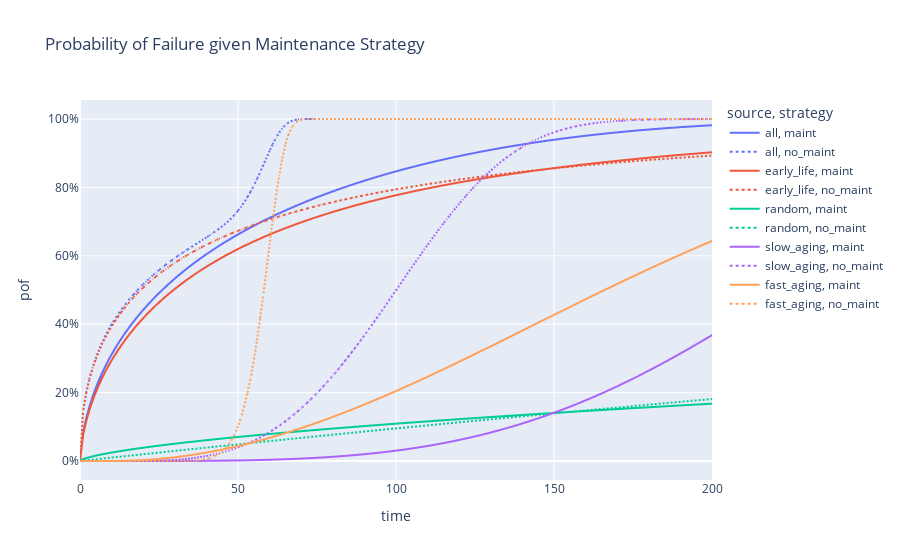

The notebook cell this image was saved under:
### Code cell
comp.mc_timeline(10000)
update_pof_fig(comp)

### Figure 1 — Plotly figure (JSON) as saved in the notebook; plotly's stock layout.template omitted (floating-point values rounded to 4 significant figures; data arrays with more than 128 entries replaced by an {"elided": "..."} marker saying what was removed)
{"data": [{"hovertemplate": "source=all<br>strategy=maint<br>time=%{x}<br>pof=%{y}<extra></extra>", "legendgroup": "all, maint", "line": {"color": "#636EFA", "dash": "solid"}, "mode": "lines", "name": "all, maint", "showlegend": true, "type": "scattergl", "x": {"elided": "201 int values"}, "xaxis": "x", "y": {"elided": "201 float values"}, "yaxis": "y"}, {"hovertemplate": "source=all<br>strategy=no_maint<br>time=%{x}<br>pof=%{y}<extra></extra>", "legendgroup": "all, no_maint", "line": {"color": "#636EFA", "dash": "dot"}, "mode": "lines", "name": "all, no_maint", "showlegend": true, "type": "scattergl", "x": {"elided": "201 int values"}, "xaxis": "x", "y": {"elided": "201 float values"}, "yaxis": "y"}, {"hovertemplate": "source=early_life<br>strategy=maint<br>time=%{x}<br>pof=%{y}<extra></extra>", "legendgroup": "early_life, maint", "line": {"color": "#EF553B", "dash": "solid"}, "mode": "lines", "name": "early_life, maint", "showlegend": true, "type": "scattergl", "x": {"elided": "201 int values"}, "xaxis": "x", "y": {"elided": "201 float values"}, "yaxis": "y"}, {"hovertemplate": "source=early_life<br>strategy=no_maint<br>time=%{x}<br>pof=%{y}<extra></extra>", "legendgroup": "early_life, no_maint", "line": {"color": "#EF553B", "dash": "dot"}, "mode": "lines", "name": "early_life, no_maint", "showlegend": true, "type": "scattergl", "x": {"elided": "201 int values"}, "xaxis": "x", "y": {"elided": "201 float values"}, "yaxis": "y"}, {"hovertemplate": "source=random<br>strategy=maint<br>time=%{x}<br>pof=%{y}<extra></extra>", "legendgroup": "random, maint", "line": {"color": "#00CC96", "dash": "solid"}, "mode": "lines", "name": "random, maint", "showlegend": true, "type": "scattergl", "x": {"elided": "201 int values"}, "xaxis": "x", "y": {"elided": "201 float values"}, "yaxis": "y"}, {"hovertemplate": "source=random<br>strategy=no_maint<br>time=%{x}<br>pof=%{y}<extra></extra>", "legendgroup": "random, no_maint", "line": {"color": "#00CC96", "dash": "dot"}, "mode": "lines", "name": "random, no_maint", "showlegend": true, "type": "scattergl", "x": {"elided": "201 int values"}, "xaxis": "x", "y": {"elided": "201 float values"}, "yaxis": "y"}, {"hovertemplate": "source=slow_aging<br>strategy=maint<br>time=%{x}<br>pof=%{y}<extra></extra>", "legendgroup": "slow_aging, maint", "line": {"color": "#AB63FA", "dash": "solid"}, "mode": "lines", "name": "slow_aging, maint", "showlegend": true, "type": "scattergl", "x": {"elided": "201 int values"}, "xaxis": "x", "y": {"elided": "201 float values"}, "yaxis": "y"}, {"hovertemplate": "source=slow_aging<br>strategy=no_maint<br>time=%{x}<br>pof=%{y}<extra></extra>", "legendgroup": "slow_aging, no_maint", "line": {"color": "#AB63FA", "dash": "dot"}, "mode": "lines", "name": "slow_aging, no_maint", "showlegend": true, "type": "scattergl", "x": {"elided": "201 int values"}, "xaxis": "x", "y": {"elided": "201 float values"}, "yaxis": "y"}, {"hovertemplate": "source=fast_aging<br>strategy=maint<br>time=%{x}<br>pof=%{y}<extra></extra>", "legendgroup": "fast_aging, maint", "line": {"color": "#FFA15A", "dash": "solid"}, "mode": "lines", "name": "fast_aging, maint", "showlegend": true, "type": "scattergl", "x": {"elided": "201 int values"}, "xaxis": "x", "y": {"elided": "201 float values"}, "yaxis": "y"}, {"hovertemplate": "source=fast_aging<br>strategy=no_maint<br>time=%{x}<br>pof=%{y}<extra></extra>", "legendgroup": "fast_aging, no_maint", "line": {"color": "#FFA15A", "dash": "dot"}, "mode": "lines", "name": "fast_aging, no_maint", "showlegend": true, "type": "scattergl", "x": {"elided": "201 int values"}, "xaxis": "x", "y": {"elided": "201 float values"}, "yaxis": "y"}], "layout": {"legend": {"title": {"text": "source, strategy"}, "tracegroupgap": 0}, "title": {"text": "Probability of Failure given Maintenance Strategy"}, "xaxis": {"anchor": "y", "automargin": true, "domain": [0, 1], "title": {"text": "time"}}, "yaxis": {"anchor": "x", "automargin": true, "domain": [0, 1], "tickformat": ",.0%", "title": {"text": "pof"}}}}
